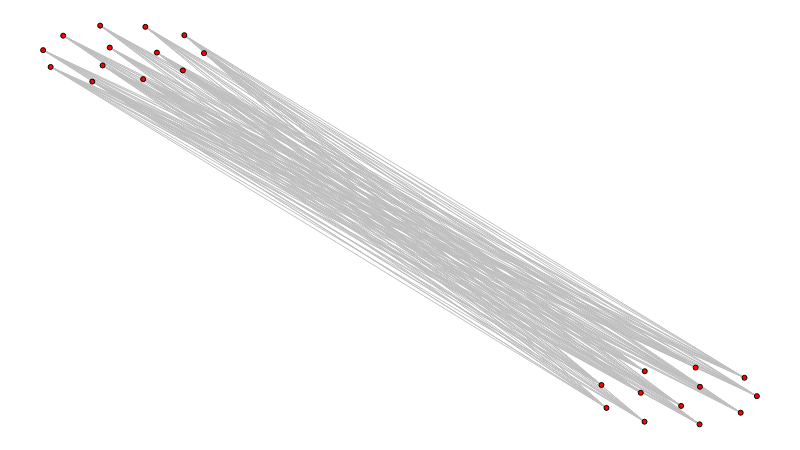

Notebook code cell kept with this figure:
### Markdown cell above
Inversão da visualização:

### Code cell
def inver_show(g):
    cg = nx.complement(g)

    sn.reset_positions(cg)

    for n in g.nodes:
        g.nodes[n]['pos'] = cg.nodes[n]['pos']

    sn.show_graph(g)


inver_show(g)

### Figure 1 — Plotly figure (JSON) as saved in the notebook; plotly's stock layout.template omitted (floating-point values rounded to 4 significant figures; data arrays with more than 128 entries replaced by an {"elided": "..."} marker saying what was removed)
{"data": [{"hoverinfo": "none", "line": {"color": "rgb(191, 191, 191)", "width": 1}, "mode": "lines", "type": "scatter", "uid": "a2e081ca-d5f6-11e8-8527-5cc9d3f52cf6", "x": {"elided": "468 float values"}, "y": {"elided": "468 float values"}}, {"hoverinfo": "none", "marker": {"color": "rgb(255, 0, 0)", "line": {"color": "rgb(0, 0, 0)", "width": 1}, "size": 5}, "mode": "markers+text", "text": [], "textfont": {"color": "rgb(255, 255, 255)"}, "textposition": "middle center", "type": "scatter", "uid": "a2e081cb-d5f6-11e8-aa3c-5cc9d3f52cf6", "x": [0.9774, 1, 0.1979, 0.01049, 0.09336, 0.9826, 0, 0.1432, 0.2254, 0.7893, 0.08336, 0.8429, 0.8373, 0.9197, 0.06884, 0.9142, 0.1401, 0.7823, 0.8426, 0.1957, 0.07992, 0.1594, 0.8938, 0.02813, 0.9202], "y": [0.02922, 0.0708, 0.976, 0.8964, 0.9449, 0.1169, 0.9385, 0.9969, 0.931, 0.04132, 0.9001, 0.1333, 0.0792, 0, 0.8596, 0.1424, 0.8658, 0.09878, 0.006694, 0.8877, 1, 0.9323, 0.04629, 0.9748, 0.09432]}], "layout": {"height": 450, "margin": {"b": 0, "l": 0, "r": 0, "t": 0}, "showlegend": false, "width": 800, "xaxis": {"showgrid": false, "showticklabels": false, "zeroline": false}, "yaxis": {"showgrid": false, "showticklabels": false, "zeroline": false}}}
